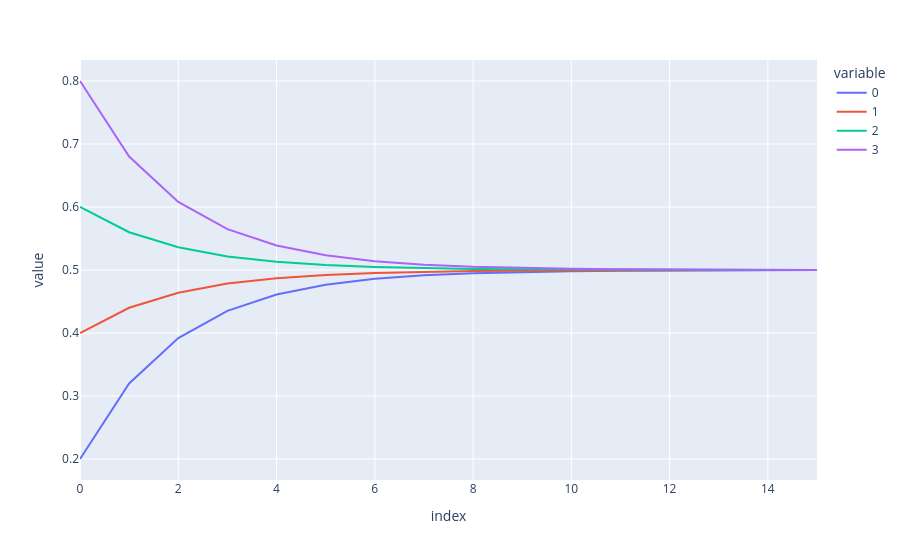

Write notebook code for a chart like this one.
### Code cell
import random

values = []
init = [0.2, 0.4, 0.6, 0.8]
back = [0.2, 0.4, 0.6, 0.8]
values.append(init)
e = 0.1

for i in range(1, 16):
    new_init = []
    l = [1,2,3]
    r = random.choice(opts)
    l.pop(r)
    s = random.choice(opts)
    l.pop(s)
    g1 = [r, s]
    g2 = l
    new_init.append((init[0] + e * (init[random.choice(l)]- init[0])))
    new_init.append((init[1] + e * s))
    new_init.append((init[2] + e * s))
    new_init.append((init[3] + e * s))

    values.append(new_init)
    init = new_init

# for i in range(1, 16):
#     new_init = []
#     for i, value in enumerate(init):
#         s = 0
#         for j, x in enumerate(init):
#             if j != i:
#                 s += x - value
#         new_init.append((init[i] + e * s))

#     values.append(new_init)
#     init = new_init

import plotly.express as px

fig = px.line(values)
fig

### Figure 1 — Plotly figure (JSON) as saved in the notebook; plotly's stock layout.template omitted (floating-point values rounded to 4 significant figures)
{"data": [{"hovertemplate": "variable=0<br>index=%{x}<br>value=%{y}<extra></extra>", "legendgroup": "0", "line": {"color": "#636efa", "dash": "solid"}, "marker": {"symbol": "circle"}, "mode": "lines", "name": "0", "orientation": "v", "showlegend": true, "type": "scatter", "x": [0, 1, 2, 3, 4, 5, 6, 7, 8, 9, 10, 11, 12, 13, 14, 15], "xaxis": "x", "y": [0.2, 0.32, 0.392, 0.4352, 0.4611, 0.4767, 0.486, 0.4916, 0.495, 0.497, 0.4982, 0.4989, 0.4993, 0.4996, 0.4998, 0.4999], "yaxis": "y"}, {"hovertemplate": "variable=1<br>index=%{x}<br>value=%{y}<extra></extra>", "legendgroup": "1", "line": {"color": "#EF553B", "dash": "solid"}, "marker": {"symbol": "circle"}, "mode": "lines", "name": "1", "orientation": "v", "showlegend": true, "type": "scatter", "x": [0, 1, 2, 3, 4, 5, 6, 7, 8, 9, 10, 11, 12, 13, 14, 15], "xaxis": "x", "y": [0.4, 0.44, 0.464, 0.4784, 0.487, 0.4922, 0.4953, 0.4972, 0.4983, 0.499, 0.4994, 0.4996, 0.4998, 0.4999, 0.4999, 0.5], "yaxis": "y"}, {"hovertemplate": "variable=2<br>index=%{x}<br>value=%{y}<extra></extra>", "legendgroup": "2", "line": {"color": "#00cc96", "dash": "solid"}, "marker": {"symbol": "circle"}, "mode": "lines", "name": "2", "orientation": "v", "showlegend": true, "type": "scatter", "x": [0, 1, 2, 3, 4, 5, 6, 7, 8, 9, 10, 11, 12, 13, 14, 15], "xaxis": "x", "y": [0.6, 0.56, 0.536, 0.5216, 0.513, 0.5078, 0.5047, 0.5028, 0.5017, 0.501, 0.5006, 0.5004, 0.5002, 0.5001, 0.5001, 0.5], "yaxis": "y"}, {"hovertemplate": "variable=3<br>index=%{x}<br>value=%{y}<extra></extra>", "legendgroup": "3", "line": {"color": "#ab63fa", "dash": "solid"}, "marker": {"symbol": "circle"}, "mode": "lines", "name": "3", "orientation": "v", "showlegend": true, "type": "scatter", "x": [0, 1, 2, 3, 4, 5, 6, 7, 8, 9, 10, 11, 12, 13, 14, 15], "xaxis": "x", "y": [0.8, 0.68, 0.608, 0.5648, 0.5389, 0.5233, 0.514, 0.5084, 0.505, 0.503, 0.5018, 0.5011, 0.5007, 0.5004, 0.5002, 0.5001], "yaxis": "y"}], "layout": {"legend": {"title": {"text": "variable"}, "tracegroupgap": 0}, "margin": {"t": 60}, "xaxis": {"anchor": "y", "domain": [0, 1], "title": {"text": "index"}}, "yaxis": {"anchor": "x", "domain": [0, 1], "title": {"text": "value"}}}}
